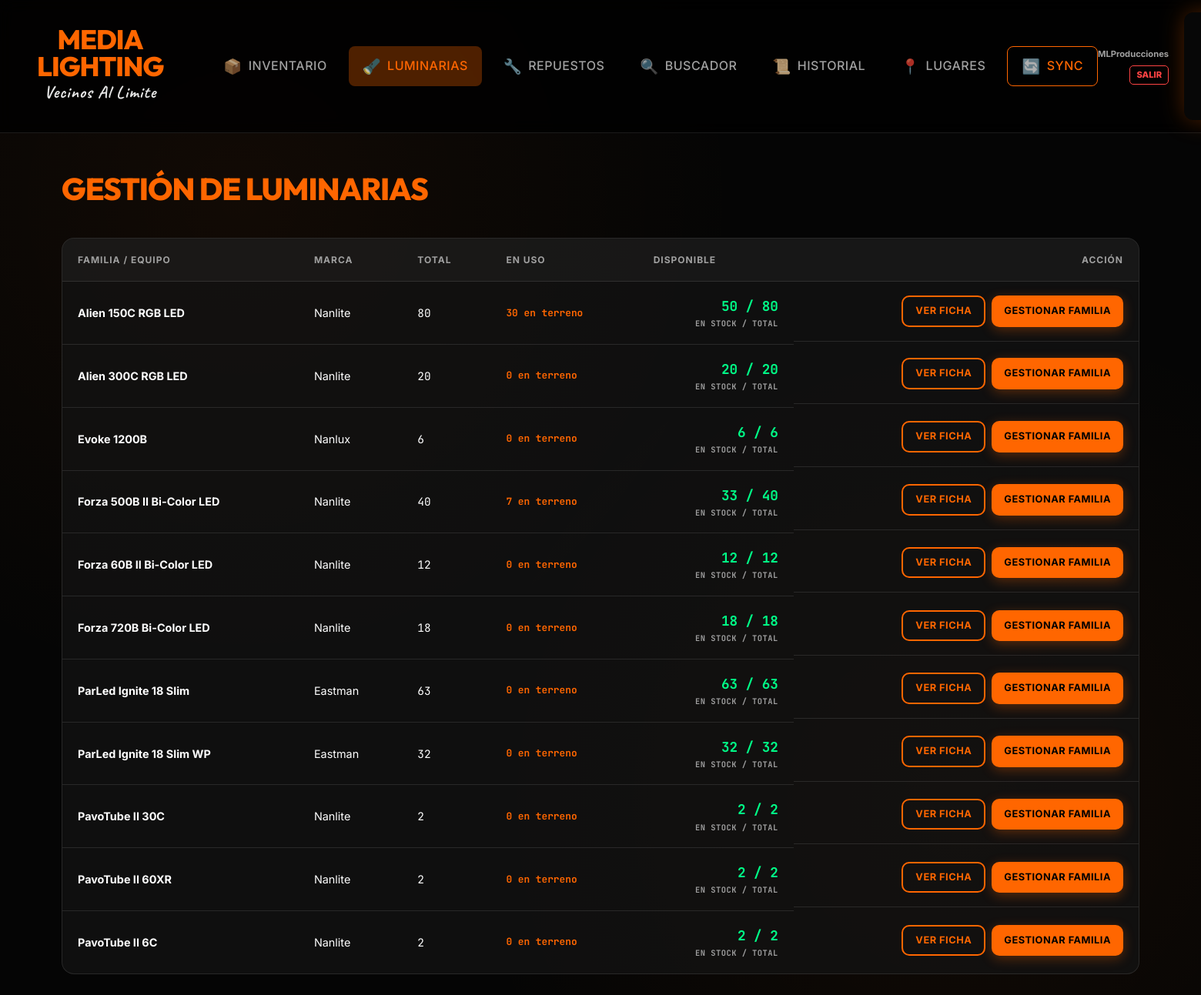
The app's page /luminarias (signed in), older data.
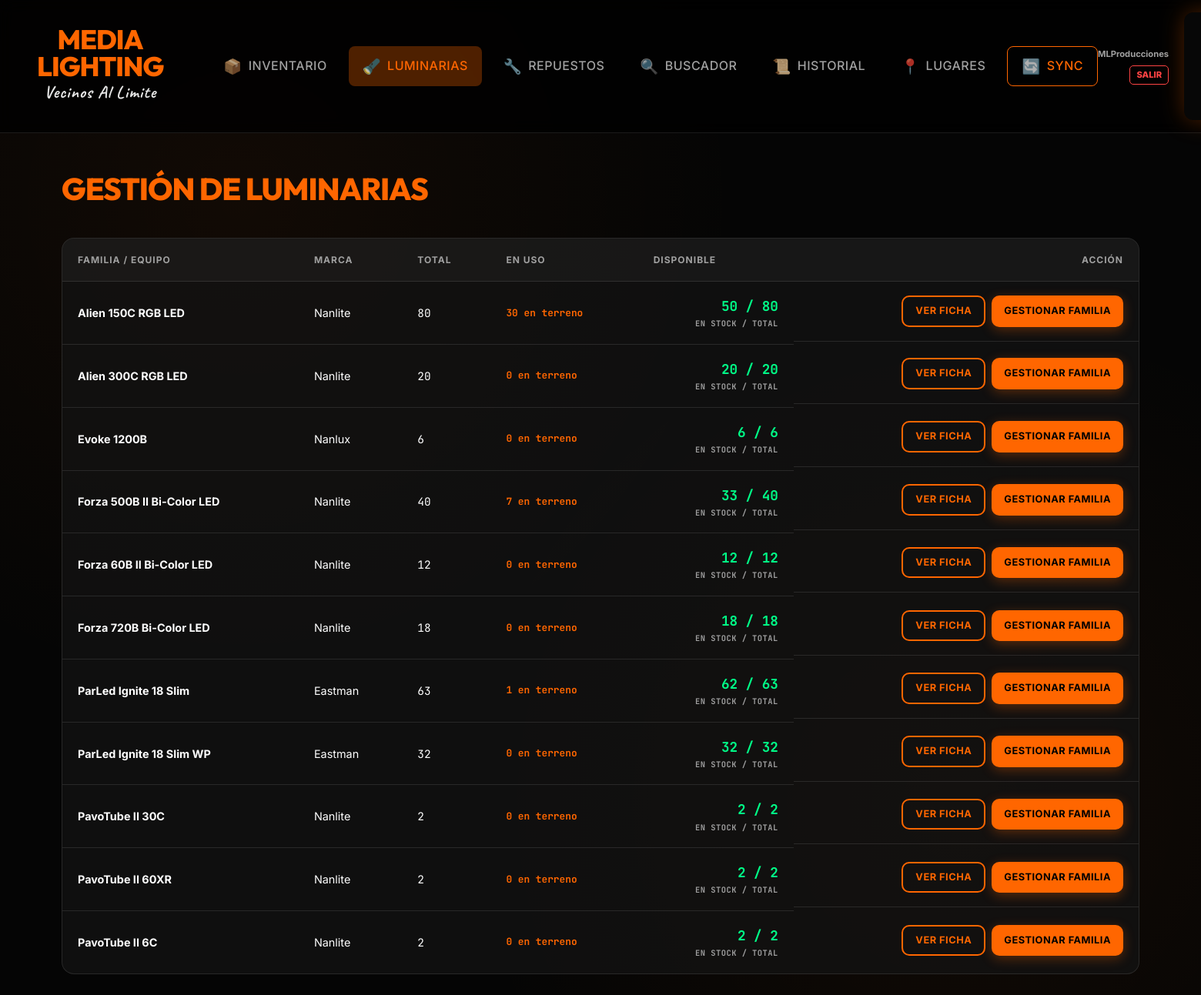
The same page, newer data.
### app.py (models this page shows, shortened)
class Equipo(db.Model):
    id = db.Column(db.Integer, primary_key=True)
    nombre = db.Column(db.String(100), nullable=False)
    categoria = db.Column(db.String(50), nullable=False)
    marca = db.Column(db.String(50))
    cantidad_total = db.Column(db.Integer, default=1)
    cantidad_en_uso = db.Column(db.Integer, default=0)
    fecha_ingreso = db.Column(db.String(10))
    observaciones = db.Column(db.Text, default="")
    danado = db.Column(db.Boolean, default=False) # Nuevo: Indicar si el equipo está dañado
    manual_filename = db.Column(db.String(200))
    gestion_individual = db.Column(db.Boolean, default=False) # True para equipos que se gestionan individualmente (ej: Luminarias)
    movimientos = db.relationship('Historial', backref='equipo', cascade="all, delete-orphan")
    documentos = db.relationship('Documento', backref='equipo', cascade="all, delete-orphan")
    stocks_por_lugar = db.relationship('StockLugar', backref='equipo', cascade="all, delete-orphan")
    @property
    def total_real(self):
        if self.gestion_individual and self.equipos_individuales:
            return len(self.equipos_individuales)
        return self.cantidad_total or 0
    @property
    def uso_real(self):
        if self.gestion_individual and self.equipos_individuales:
            return sum(1 for ind in self.equipos_individuales if ind.en_uso)
        return self.cantidad_en_uso or 0
    @property
    def total_asignado(self):
        if not self.stocks_por_lugar:
            return 0
        return sum((s.cantidad or 0) for s in self.stocks_por_lugar)
    @property
    def cantidad_disponible(self):
        return self.total_real - self.uso_real - self.total_asignado
    compatibles = db.relationship(
        'Equipo',
        secondary='compatibilidad',
        primaryjoin='Equipo.id==compatibilidad.c.equipo_id',
        secondaryjoin='Equipo.id==compatibilidad.c.compatible_id',
        backref='es_compatible_con'
    )

class EquipoIndividual(db.Model):
    id = db.Column(db.Integer, primary_key=True)
    equipo_grupo_id = db.Column(db.Integer, db.ForeignKey('equipo.id'), nullable=False)
    numero_serie = db.Column(db.String(100), nullable=False)
    numero_fixture = db.Column(db.Integer)  # Número físico del equipo (1, 2, 3...)
    danado = db.Column(db.Boolean, default=False)
    observaciones_individuales = db.Column(db.Text, default="")
    fecha_ingreso = db.Column(db.String(10))
    en_uso = db.Column(db.Boolean, default=False)
    ubicacion_actual = db.Column(db.String(200))  # Última ubicación registrada
    equipo_grupo = db.relationship('Equipo', backref='equipos_individuales')
    movimientos = db.relationship('Historial', backref='equipo_individual', foreign_keys='Historial.equipo_individual_id')

### app.py (the view)
@app.route('/luminarias')
@login_required
def luminarias():
    equipos = Equipo.query.filter_by(categoria='Luminarias').order_by(Equipo.nombre.asc()).all()
    return render_template('luminarias.html', equipos=equipos)

### app.py (called while the page is built)
def login_required(f):
    @wraps(f)
    def decorated_function(*args, **kwargs):
        if 'user_id' not in session:
            flash("Por favor, inicia sesión para acceder.", "warning")
            return redirect(url_for('login'))
        return f(*args, **kwargs)
    return decorated_function

### templates/luminarias.html (shortened to what this page needs)
{% extends "base.html" %}
{% block content %}
<div class="header-actions">
    <h1>GESTIÓN DE LUMINARIAS</h1>
</div>
<div class="table-container">
    <table>
        <thead>
            <tr>
                <th>FAMILIA / EQUIPO</th>
                <th>MARCA</th>
                <th>TOTAL</th>
                <th>EN USO</th>
                <th>DISPONIBLE</th>
                <th style="text-align: right;">ACCIÓN</th>
            </tr>
        </thead>
        <tbody>
            {% for e in equipos %}
            {% set disp = e.cantidad_disponible %}
            {% set stock_disponible = e.total_real - e.total_asignado %}
            <tr style="{{ 'background:rgba(255, 0, 0, 0.1);' if disp == 0 }}">
                <td data-label="Equipo">
                    <span style="display:block; font-weight:700;">{{ e.nombre }}</span>
                </td>
                <td data-label="Marca">{{ e.marca }}</td>
                <td data-label="Total" style="font-family: 'JetBrains Mono';">{{ e.total_real }}</td>
                <td data-label="En Uso" style="color:var(--orange); font-family: 'JetBrains Mono'; font-weight:bold;">
                    <div style="font-size: 0.8rem; line-height: 1.4;">
                        <div><span style="color: var(--orange);">{{ e.uso_real }}</span> en terreno</div>
                    </div>
                </td>
                <td data-label="Disponible"
                    style="font-family: 'JetBrains Mono'; font-weight: bold; color: {{ '#00ff88' if e.cantidad_disponible > 0 else '#ff4444' }}">
                    <div style="display: flex; flex-direction: column; align-items: flex-end;">
                        <span
                            style="font-size: 1.1rem; color: {{ '#00ff88' if e.cantidad_disponible > 0 else '#ff4444' }}">{{
                            e.cantidad_disponible }} / {{ e.total_real
                            }}</span>
                        <small
                            style="color: var(--text-dim); font-size: 0.65rem; font-weight: 700; letter-spacing: 0.5px;">EN
                            STOCK
                            / TOTAL</small>
                    </div>
                </td>
                <td style="text-align: right; display: flex; justify-content: flex-end; gap: 8px;">
                    <a href="/equipo/{{ e.id }}" class="btn-outline" style="padding: 8px 16px; font-size: 0.8rem;">
                        VER FICHA
                    </a>
                    <a href="/equipo/{{ e.id }}/individuales" class="btn-main"
                        style="padding: 8px 16px; font-size: 0.8rem;">
                        GESTIONAR FAMILIA
                    </a>
                </td>
            </tr>
            {% else %}
            <tr>
                <td colspan="6" style="text-align: center; padding: 40px; color: var(--text-dim);">
                    No hay luminarias registradas.
                </td>
            </tr>
            {% endfor %}
        </tbody>
    </table>
</div>
{% endblock %}

Row changes from the older to the newer data that the page shows:
changed through a linked row, Equipo "ParLed Ignite 18 Slim": uso_real "0" → "1"; cantidad_disponible "63" → "62"
